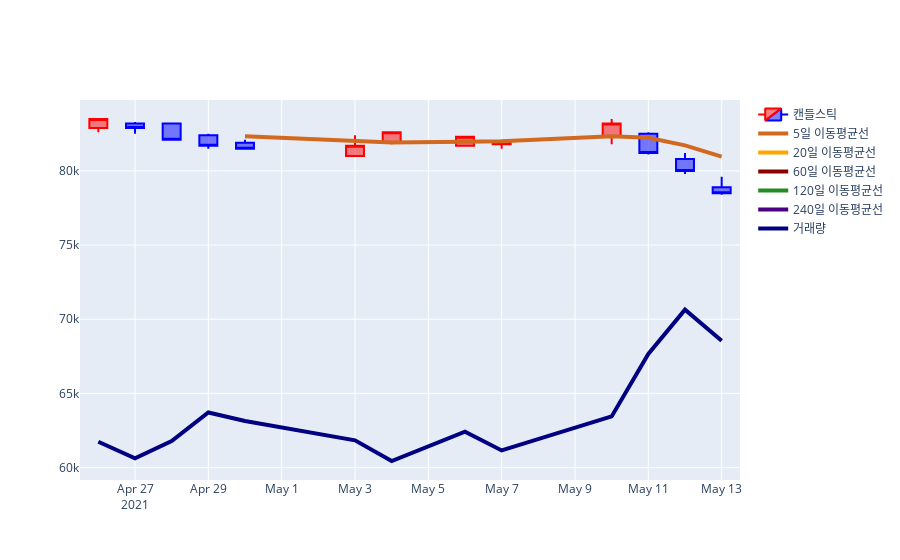

Notebook source saved alongside this figure:
### Code cell
import numpy as np
import pandas as pd
from pandas import DataFrame
import plotly.graph_objects as go

data_list = [['2021.05.13', '78,500', '1,500상승', '78,900', '79,600', '78,400', '31,020,142'],
['2021.05.12', '80,000', '1,200상승', '80,800', '81,200', '79,800', '35,812,268'],
['2021.05.11', '81,200', '2,000상승', '82,500', '82,600', '81,100', '28,996,680'],
['2021.05.10', '83,200', '1,300상승', '82,300', '83,500', '81,800', '19,385,027'],
['2021.05.07', '81,900', '400상승', '81,800', '82,100', '81,500', '14,154,882'],
['2021.05.06', '82,300', '300상승', '81,700', '82,300', '81,700', '17,047,511'],
['2021.05.04', '82,600', '900상승', '81,900', '82,600', '81,800', '12,532,550'],
['2021.05.03', '81,700', '200상승', '81,000', '82,400', '81,000', '15,710,336'],
['2021.04.30', '81,500', '200상승', '81,900', '82,100', '81,500', '18,673,197'],
['2021.04.29', '81,700', '400상승', '82,400', '82,500', '81,500', '20,000,973'],
['2021.04.28', '82,100', '800상승', '83,200', '83,200', '82,100', '15,596,759'],
['2021.04.27', '82,900', '600상승', '83,200', '83,300', '82,500', '12,941,533'],
['2021.04.26', '83,500', '700상승', '82,900', '83,500', '82,600', '15,489,938']]

data_list.sort(key = lambda x:x[0])

columns = ['Open','High','Low','Close','Volume','avg_5d','avg_20d','avg_60d','avg_120d','avg_240d']
index = []
data = []

df = DataFrame(data = data, index = pd.to_datetime(index), columns = columns)
df = df.astype('float')

#print(df)
#print(df.info())

for i in range(len(data_list)) :
    data = data_list[i]
    
    for j in range(len(data)):
        data[j] = data[j].replace(',','')
    
    df.loc[pd.to_datetime(data[0])] = [int(data[3]),int(data[4]),int(data[5]),int(data[1]),int(data[6]),0,0,0,0,0]
df['avg_5d'] = df['Close'].rolling(5).mean()
df['avg_20d'] = df['Close'].rolling(20).mean()
df['avg_60d'] = df['Close'].rolling(60).mean()
df['avg_120d'] = df['Close'].rolling(120).mean()
df['avg_240d'] = df['Close'].rolling(240).mean()


trace1 = go.Candlestick(
        x = df.index,
        open = df.Open,
        high = df.High,
        low = df.Low,
        close = df.Close,
        increasing_line_color = 'red',
        decreasing_line_color = 'blue',
        name = '캔들스틱'
        )

trace2 = {'x' : df.index,
         'y' : df.avg_5d,
         'type' : 'scatter',
         'mode' : 'lines',
         'line' : {'width' : 4 , 'color' : 'chocolate'},
         'name' : '5일 이동평균선'}

trace3 = {'x' : df.index,
         'y' : df.avg_20d,
         'type' : 'scatter',
         'mode' : 'lines',
         'line' : {'width' : 4 , 'color' : 'orange'},
         'name' : '20일 이동평균선'}

trace4 = {'x' : df.index,
         'y' : df.avg_60d,
         'type' : 'scatter',
         'mode' : 'lines',
         'line' : {'width' : 4 , 'color' : 'darkred'},
         'name' : '60일 이동평균선'}

trace5 = {'x' : df.index,
         'y' : df.avg_120d,
         'type' : 'scatter',
         'mode' : 'lines',
         'line' : {'width' : 4 , 'color' : 'forestgreen'},
         'name' : '120일 이동평균선'}

trace6 = {'x' : df.index,
         'y' : df.avg_240d,
         'type' : 'scatter',
         'mode' : 'lines',
         'line' : {'width' : 4 , 'color' : 'indigo'},
         'name' : '240일 이동평균선'}


trace7 = {'x' : df.index,
         'y' : df.Volume / df.Volume.max() * (0.2 * df.Close.min()) + (0.7 * df.Close.min()),
         'type' : 'scatter',
         'mode' : 'lines',
         'line' : {'width' : 4 , 'color' : 'navy'},
         'name' : '거래량'}

data = [trace1,trace2,trace3,trace4,trace5,trace6,trace7]
fig = go.Figure(data = data)

fig.update_layout(xaxis_rangeslider_visible = False)

fig.show()

### Figure 1 — Plotly figure (JSON) as saved in the notebook; plotly's stock layout.template omitted (floating-point values rounded to 4 significant figures)
{"data": [{"close": [83500, 82900, 82100, 81700, 81500, 81700, 82600, 82300, 81900, 83200, 81200, 80000, 78500], "decreasing": {"line": {"color": "blue"}}, "high": [83500, 83300, 83200, 82500, 82100, 82400, 82600, 82300, 82100, 83500, 82600, 81200, 79600], "increasing": {"line": {"color": "red"}}, "low": [82600, 82500, 82100, 81500, 81500, 81000, 81800, 81700, 81500, 81800, 81100, 79800, 78400], "name": "캔들스틱", "open": [82900, 83200, 83200, 82400, 81900, 81000, 81900, 81700, 81800, 82300, 82500, 80800, 78900], "type": "candlestick", "x": ["2021-04-26T00:00:00", "2021-04-27T00:00:00", "2021-04-28T00:00:00", "2021-04-29T00:00:00", "2021-04-30T00:00:00", "2021-05-03T00:00:00", "2021-05-04T00:00:00", "2021-05-06T00:00:00", "2021-05-07T00:00:00", "2021-05-10T00:00:00", "2021-05-11T00:00:00", "2021-05-12T00:00:00", "2021-05-13T00:00:00"]}, {"line": {"color": "chocolate", "width": 4}, "mode": "lines", "name": "5일 이동평균선", "type": "scatter", "x": ["2021-04-26T00:00:00", "2021-04-27T00:00:00", "2021-04-28T00:00:00", "2021-04-29T00:00:00", "2021-04-30T00:00:00", "2021-05-03T00:00:00", "2021-05-04T00:00:00", "2021-05-06T00:00:00", "2021-05-07T00:00:00", "2021-05-10T00:00:00", "2021-05-11T00:00:00", "2021-05-12T00:00:00", "2021-05-13T00:00:00"], "y": [null, null, null, null, 82340, 81980, 81920, 81960, 82000, 82340, 82240, 81720, 80960]}, {"line": {"color": "orange", "width": 4}, "mode": "lines", "name": "20일 이동평균선", "type": "scatter", "x": ["2021-04-26T00:00:00", "2021-04-27T00:00:00", "2021-04-28T00:00:00", "2021-04-29T00:00:00", "2021-04-30T00:00:00", "2021-05-03T00:00:00", "2021-05-04T00:00:00", "2021-05-06T00:00:00", "2021-05-07T00:00:00", "2021-05-10T00:00:00", "2021-05-11T00:00:00", "2021-05-12T00:00:00", "2021-05-13T00:00:00"], "y": [null, null, null, null, null, null, null, null, null, null, null, null, null]}, {"line": {"color": "darkred", "width": 4}, "mode": "lines", "name": "60일 이동평균선", "type": "scatter", "x": ["2021-04-26T00:00:00", "2021-04-27T00:00:00", "2021-04-28T00:00:00", "2021-04-29T00:00:00", "2021-04-30T00:00:00", "2021-05-03T00:00:00", "2021-05-04T00:00:00", "2021-05-06T00:00:00", "2021-05-07T00:00:00", "2021-05-10T00:00:00", "2021-05-11T00:00:00", "2021-05-12T00:00:00", "2021-05-13T00:00:00"], "y": [null, null, null, null, null, null, null, null, null, null, null, null, null]}, {"line": {"color": "forestgreen", "width": 4}, "mode": "lines", "name": "120일 이동평균선", "type": "scatter", "x": ["2021-04-26T00:00:00", "2021-04-27T00:00:00", "2021-04-28T00:00:00", "2021-04-29T00:00:00", "2021-04-30T00:00:00", "2021-05-03T00:00:00", "2021-05-04T00:00:00", "2021-05-06T00:00:00", "2021-05-07T00:00:00", "2021-05-10T00:00:00", "2021-05-11T00:00:00", "2021-05-12T00:00:00", "2021-05-13T00:00:00"], "y": [null, null, null, null, null, null, null, null, null, null, null, null, null]}, {"line": {"color": "indigo", "width": 4}, "mode": "lines", "name": "240일 이동평균선", "type": "scatter", "x": ["2021-04-26T00:00:00", "2021-04-27T00:00:00", "2021-04-28T00:00:00", "2021-04-29T00:00:00", "2021-04-30T00:00:00", "2021-05-03T00:00:00", "2021-05-04T00:00:00", "2021-05-06T00:00:00", "2021-05-07T00:00:00", "2021-05-10T00:00:00", "2021-05-11T00:00:00", "2021-05-12T00:00:00", "2021-05-13T00:00:00"], "y": [null, null, null, null, null, null, null, null, null, null, null, null, null]}, {"line": {"color": "navy", "width": 4}, "mode": "lines", "name": "거래량", "type": "scatter", "x": ["2021-04-26T00:00:00", "2021-04-27T00:00:00", "2021-04-28T00:00:00", "2021-04-29T00:00:00", "2021-04-30T00:00:00", "2021-05-03T00:00:00", "2021-05-04T00:00:00", "2021-05-06T00:00:00", "2021-05-07T00:00:00", "2021-05-10T00:00:00", "2021-05-11T00:00:00", "2021-05-12T00:00:00", "2021-05-13T00:00:00"], "y": [61740.0, 60620.0, 61790.0, 63720.0, 63140.0, 61840.0, 60440.0, 62420.0, 61160.0, 63450.0, 67660.0, 70650, 68550.0]}], "layout": {"xaxis": {"rangeslider": {"visible": false}}}}
